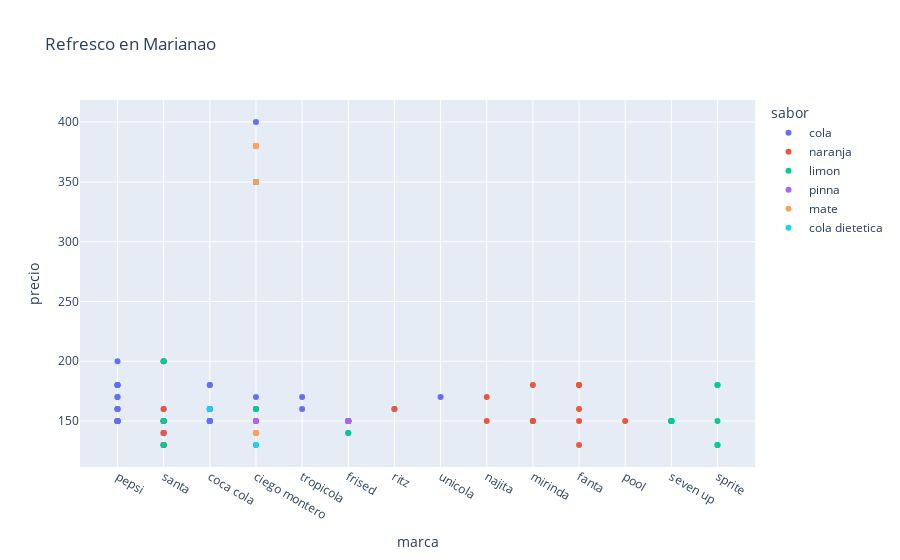

Here is the notebook cell this chart was saved with:
### Markdown cell above
### Precios, Marcas y sobre todo Sabor
Aquí es donde entramos en la variedad de sabores de cada marca vendida en Cuba, como dato interesante en nuestro análisis.

La siguiente gráfica interactiva contiene la relación por sabores en las marcas y el precio correspondiente. De esta gráfica, podemos sacar mucha información importante y respuestas a preguntas que queramos hacernos referente a este tema. Por ejemplo, ¿cuál es la marca más cara y de qué sabor es? Y sencillamente encontraremos la respuesta evidente de que es la marca Ciego Montero, procedente de Cuba, con sabor a cola y un precio de 400 pesos, y su precio se debe a que su contenido es en envase. Podríamos hacernos la pregunta de ¿cuál es el sabor más predominante? Y veremos cómo la naranja predomina más que la cola o limón. Recuérdese que esto está basado en los datos extraídos en el municipio de Marianao. Y con respecto a las marcas, podría surgir la pregunta de ¿cuál sería la que más abunda y cuál es la que más variedad de sabores tiene? Respectivamente, la respuesta sería en ambas la Ciego Montero nuevamente.

Puede realizarse cualquier tipo de análisis relacionadosobre este tema basándonos en los datos que nos proporciona la gráfica. Y es muy interesante toda la información que podemos sacar de todo esto.

### Code cell
# Acceder al DataFrame de los refresco con respecto a marca, precio y sabor
df = pd.DataFrame(refresco.loc[:,["marca", "precio","sabor"]])
# Grafica de dispercion interactiva
fig1 = px.scatter(df, x="marca", y="precio",color="sabor",title="Refresco en Marianao")
fig1.show()

### Figure 1 — Plotly figure (JSON) as saved in the notebook; plotly's stock layout.template omitted (floating-point values rounded to 4 significant figures)
{"data": [{"hovertemplate": "sabor=cola<br>marca=%{x}<br>precio=%{y}<extra></extra>", "legendgroup": "cola", "marker": {"color": "#636efa", "symbol": "circle"}, "mode": "markers", "name": "cola", "orientation": "v", "showlegend": true, "type": "scatter", "x": ["pepsi", "pepsi", "santa", "coca cola", "santa", "pepsi", "ciego montero", "coca cola", "ciego montero", "tropicola", "pepsi", "frised", "ciego montero", "pepsi", "ciego montero", "pepsi", "pepsi", "ciego montero", "tropicola", "frised", "santa", "ritz", "frised", "ciego montero", "coca cola", "coca cola", "coca cola", "pepsi", "pepsi", "santa", "santa", "coca cola", "pepsi", "santa", "pepsi", "pepsi", "coca cola", "pepsi", "coca cola", "frised", "pepsi", "coca cola", "pepsi", "coca cola", "ciego montero", "ciego montero", "ciego montero", "pepsi", "frised", "coca cola", "ciego montero", "pepsi", "unicola", "ciego montero", "frised", "santa", "pepsi", "santa", "coca cola"], "xaxis": "x", "y": [150, 180, 150, 150, 150, 150, 130, 180, 170, 170, 150, 150, 350, 180, 150, 150, 180, 350, 160, 150, 160, 160, 150, 350, 150, 150, 160, 150, 150, 140, 130, 160, 160, 140, 170, 180, 180, 160, 160, 150, 150, 150, 150, 150, 380, 160, 380, 160, 140, 150, 380, 170, 170, 400, 150, 130, 200, 200, 160], "yaxis": "y"}, {"hovertemplate": "sabor=naranja<br>marca=%{x}<br>precio=%{y}<extra></extra>", "legendgroup": "naranja", "marker": {"color": "#EF553B", "symbol": "circle"}, "mode": "markers", "name": "naranja", "orientation": "v", "showlegend": true, "type": "scatter", "x": ["santa", "najita", "mirinda", "santa", "fanta", "mirinda", "ciego montero", "pool", "mirinda", "ciego montero", "ciego montero", "frised", "santa", "ritz", "frised", "santa", "mirinda", "santa", "santa", "ciego montero", "najita", "fanta", "fanta", "ciego montero", "frised", "santa", "santa", "fanta", "fanta"], "xaxis": "x", "y": [150, 150, 150, 150, 180, 150, 150, 150, 180, 150, 350, 150, 160, 160, 150, 150, 150, 140, 130, 140, 170, 180, 150, 160, 150, 130, 200, 160, 130], "yaxis": "y"}, {"hovertemplate": "sabor=limon<br>marca=%{x}<br>precio=%{y}<extra></extra>", "legendgroup": "limon", "marker": {"color": "#00cc96", "symbol": "circle"}, "mode": "markers", "name": "limon", "orientation": "v", "showlegend": true, "type": "scatter", "x": ["santa", "seven up", "sprite", "seven up", "santa", "seven up", "ciego montero", "ciego montero", "sprite", "ciego montero", "seven up", "santa", "sprite", "seven up", "sprite", "ciego montero", "frised", "frised", "santa", "sprite"], "xaxis": "x", "y": [150, 150, 180, 150, 150, 150, 160, 350, 130, 350, 150, 130, 180, 150, 150, 380, 140, 150, 200, 130], "yaxis": "y"}, {"hovertemplate": "sabor=pinna<br>marca=%{x}<br>precio=%{y}<extra></extra>", "legendgroup": "pinna", "marker": {"color": "#ab63fa", "symbol": "circle"}, "mode": "markers", "name": "pinna", "orientation": "v", "showlegend": true, "type": "scatter", "x": ["ciego montero", "frised"], "xaxis": "x", "y": [150, 150], "yaxis": "y"}, {"hovertemplate": "sabor=mate<br>marca=%{x}<br>precio=%{y}<extra></extra>", "legendgroup": "mate", "marker": {"color": "#FFA15A", "symbol": "circle"}, "mode": "markers", "name": "mate", "orientation": "v", "showlegend": true, "type": "scatter", "x": ["ciego montero", "ciego montero", "ciego montero", "ciego montero", "ciego montero", "ciego montero"], "xaxis": "x", "y": [380, 350, 380, 380, 140, 380], "yaxis": "y"}, {"hovertemplate": "sabor=cola dietetica<br>marca=%{x}<br>precio=%{y}<extra></extra>", "legendgroup": "cola dietetica", "marker": {"color": "#19d3f3", "symbol": "circle"}, "mode": "markers", "name": "cola dietetica", "orientation": "v", "showlegend": true, "type": "scatter", "x": ["ciego montero", "coca cola"], "xaxis": "x", "y": [130, 160], "yaxis": "y"}], "layout": {"legend": {"title": {"text": "sabor"}, "tracegroupgap": 0}, "title": {"text": "Refresco en Marianao"}, "xaxis": {"anchor": "y", "domain": [0, 1], "title": {"text": "marca"}}, "yaxis": {"anchor": "x", "domain": [0, 1], "title": {"text": "precio"}}}}
